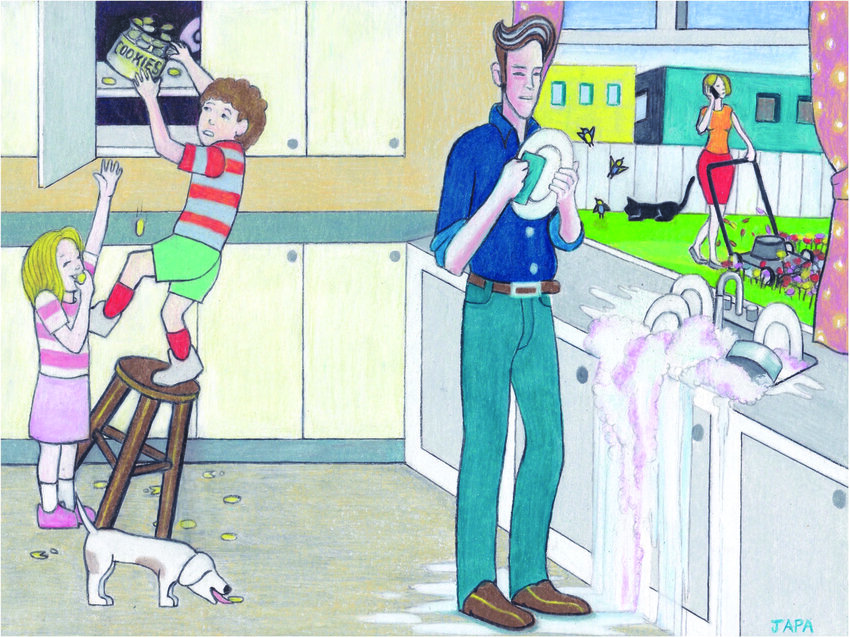
#> input picture cookie_nueva_original.png, 850 x 638 px
$ python define_aois.py ../../../../../cookie_nueva_original.png
#> lines starting #> are read from the running program, lines starting #| are printed output that depends on the picture; after the words box and inside, x2 and y2 are one past the last pixel; in counts of white or black regions, pixels touching at a corner belong together
"""
Interactive AOI annotation tool.

Step 02 of the eye tracking pipeline.

Draw rectangular AOIs on a stimulus image and export
normalized coordinates to CSV.
"""
from __future__ import annotations

import argparse
import csv
from pathlib import Path

import cv2

from configs.paths import METADATA_DIR

# ==========================================================
# AOIs
# ==========================================================

OLD_AOIS = [

    "mother" ,
    "children"

]

NEW_AOIS = [
    "father",
    "mother",
    "children",
    "dog",
]

# ==========================================================
# Globals
# ==========================================================

drawing = False

ix = -1
iy = -1

cx = -1
cy = -1

current_index = 0

aois = []
image = None
canvas = None
image_name = None
aoi_names = []

# ==========================================================
# Helpers
# ==========================================================

def current_aoi():
    if current_index >= len(aoi_names):
        return None
    return aoi_names[current_index]


def redraw():
    global canvas
    canvas = image.copy()
    for row in aois:
        h, w = image.shape[:2]

        x1 = int(row["x_min"] * w)
        y1 = int(row["y_min"] * h)

        x2 = int(row["x_max"] * w)
        y2 = int(row["y_max"] * h)

        cv2.rectangle(
            canvas,
            (x1, y1),
            (x2, y2),
            (0,255,0),
            2,
        )

        cv2.putText(
            canvas,
            row["aoi"],
            (x1,y1-5),
            cv2.FONT_HERSHEY_SIMPLEX,
            0.6,
            (0,255,0),
            2,
        )

    title = current_aoi()

    if title is None:

        title = "Finished - Press ESC"

    cv2.putText(

        canvas,

        f"Draw: {title}",

        (20,40),

        cv2.FONT_HERSHEY_SIMPLEX,

        1,

        (255,0,0),

        2,

    )

    # ==========================================================
# Mouse callback
# ==========================================================

# [86 lines left out: function mouse_callback, not called in this run]


# ==========================================================
# Save
# ==========================================================

def save_csv():

    METADATA_DIR.mkdir(
        parents=True,
        exist_ok=True,
    )

    output = (
        METADATA_DIR /
        f"aois_{image_name}.csv"
    )

    with open(
        output,
        "w",
        newline="",
        encoding="utf-8",
    ) as f:

        writer = csv.DictWriter(
            f,
            fieldnames=[
                "image",
                "aoi",
                "x_min",
                "y_min",
                "x_max",
                "y_max",
            ],

        )

        writer.writeheader()
        writer.writerows(
            aois

        )

    print()
    print(f"Saved {len(aois)} AOIs")
    print(output)

    # ==========================================================
# Main
# ==========================================================

def main():
    global image
    global canvas
    global image_name
    global aoi_names
    global current_index

    parser = argparse.ArgumentParser(

        description="Interactive AOI annotation tool."

    )

    parser.add_argument(

        "image",

        type=Path,

        help="Path to stimulus image.",

    )

    args = parser.parse_args()

    image_path = args.image

    if not image_path.exists():

        raise FileNotFoundError(image_path)

    stem = image_path.stem.lower()

    if "nueva" in stem:

        image_name = "lamina_nueva"

        aoi_names = NEW_AOIS

    elif "vieja" in stem:

        image_name = "lamina_vieja"

        aoi_names = OLD_AOIS

    else:

        raise ValueError(

            "Image name must contain 'nueva' or 'vieja'."

        )

    image = cv2.imread(

        str(image_path)

    )
#> image is the input picture: shape (638, 850, 3); mean B, G, R 196.1, 202.2, 184.9

    if image is None:

        raise RuntimeError(

            f"Could not load {image_path}"

        )

    redraw()
#> in redraw, `cv2.putText(  canvas,  f"Draw: {title}",  (20,40),  cv2.FONT_HERSHEY_S..`:
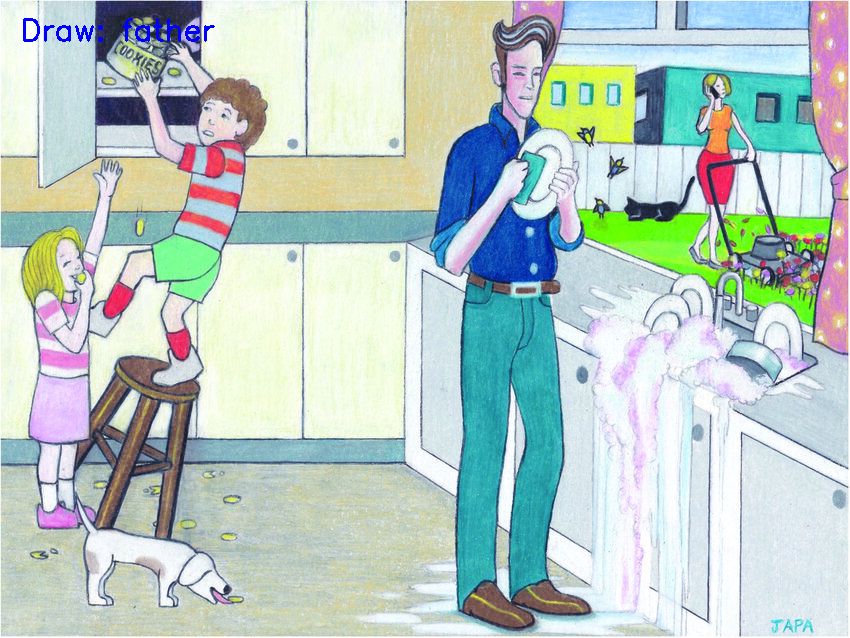
#> canvas: shape (638, 850, 3); 0.23% of pixels changed, all inside (x1, y1, x2, y2) = (23, 18, 215, 42)

    cv2.namedWindow(

        "AOI Annotator",

        cv2.WINDOW_NORMAL,

    )

    cv2.setMouseCallback(

        "AOI Annotator",

        mouse_callback,

    )

    print()

    print("=" * 60)

    print("AOI ANNOTATOR")

    print("=" * 60)

    print()

    print(f"Image : {image_name}")

    print()

    print("Controls")

    print("--------")

    print("Draw rectangle with the mouse")

    print("Backspace -> delete last AOI")

    print("ESC -> save and exit")

    print()

    while True:

        cv2.imshow(

            "AOI Annotator",

            canvas,

        )

        key = cv2.waitKey(20) & 0xFF
#> (key Esc is pressed here)

        if key == 27:

            break

        elif key in (8, 127):

            if len(aois) > 0:

                aois.pop()

                current_index -= 1

                redraw()

    cv2.destroyAllWindows()

    save_csv()


if __name__ == "__main__":

    main()

$ run again, on cookie_vieja_invertida.png
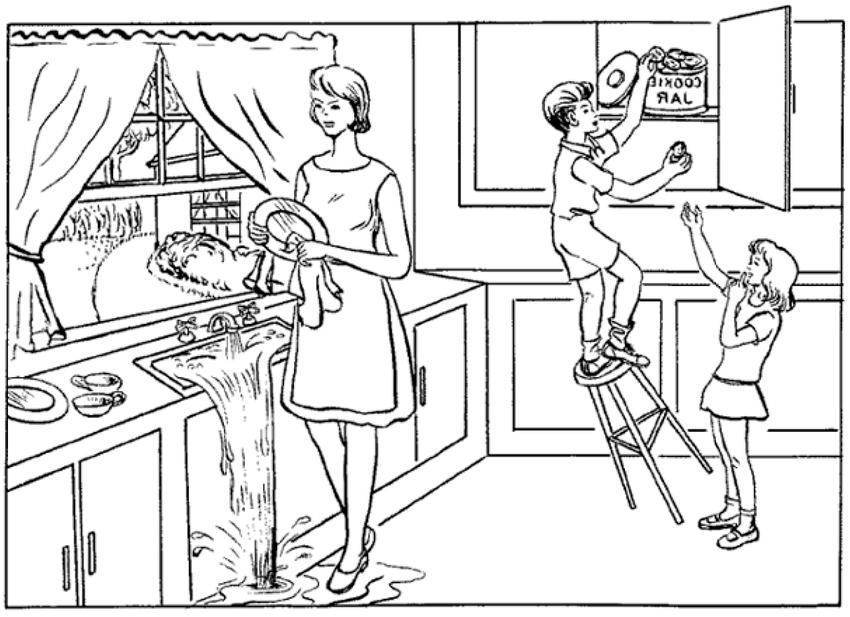
#> input picture cookie_vieja_invertida.png, 850 x 617 px
#> in main, image is the input picture: shape (617, 850, 3); mean B, G, R 223.7, 223.7, 223.7
#> in redraw, `cv2.putText(  canvas,  f"Draw: {title}",  (20,40),  cv2.FONT_HERSHEY_S..`:
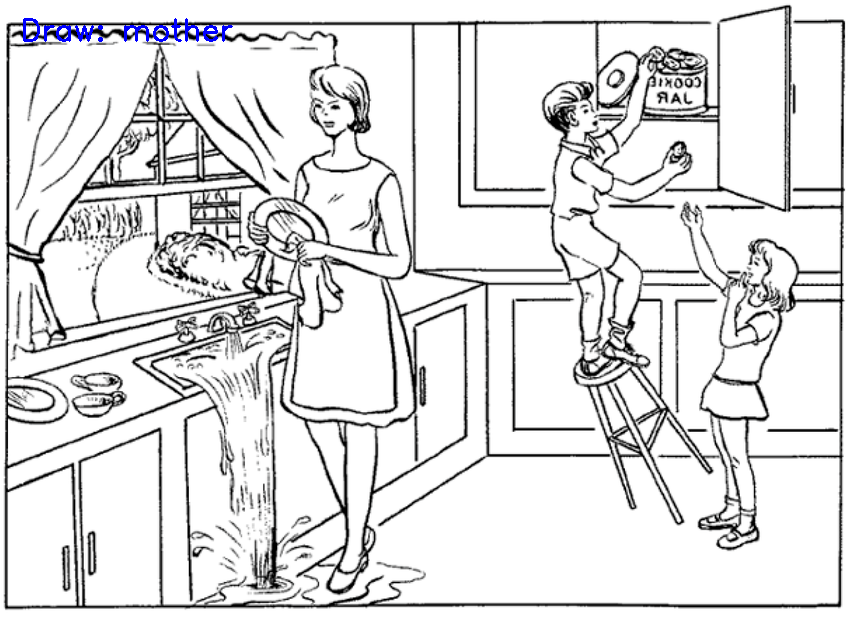
#> canvas: shape (617, 850, 3); 0.26% of pixels changed, all inside (x1, y1, x2, y2) = (23, 18, 233, 42)

$ run again, on cookie_vieja_original.png
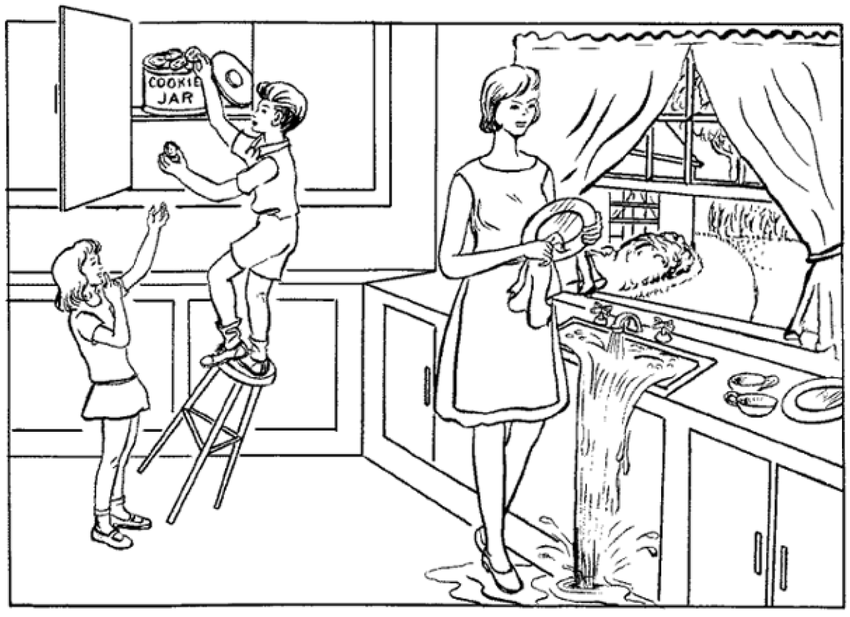
#> input picture cookie_vieja_original.png, 850 x 617 px
#> in main, image is the input picture: shape (617, 850, 3); min 0, max 255, mean 223.9
#> in redraw, `cv2.putText(  canvas,  f"Draw: {title}",  (20,40),  cv2.FONT_HERSHEY_S..`:
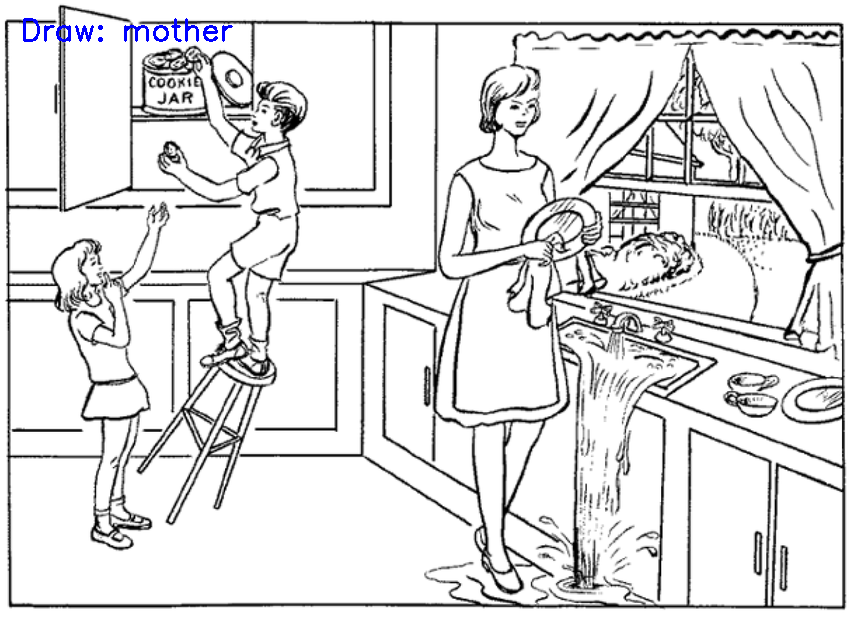
#> canvas: shape (617, 850, 3); 0.26% of pixels changed, all inside (x1, y1, x2, y2) = (23, 18, 233, 42)

$ run again, on lamina_nueva_invertida.png
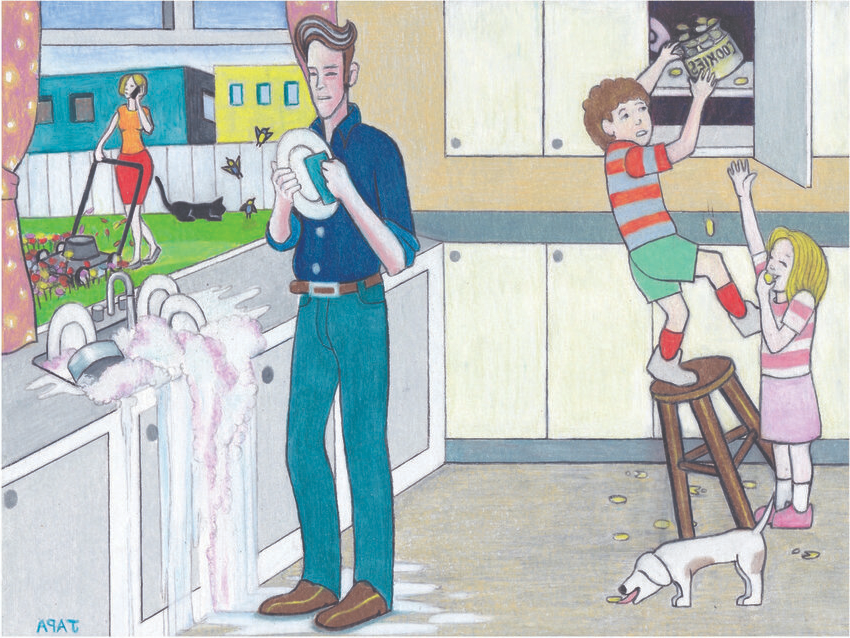
#> input picture lamina_nueva_invertida.png, 850 x 638 px
#> in main, image is the input picture: shape (638, 850, 3); mean B, G, R 188.8, 191.2, 182.9
#> in redraw, `cv2.putText(  canvas,  f"Draw: {title}",  (20,40),  cv2.FONT_HERSHEY_S..`:
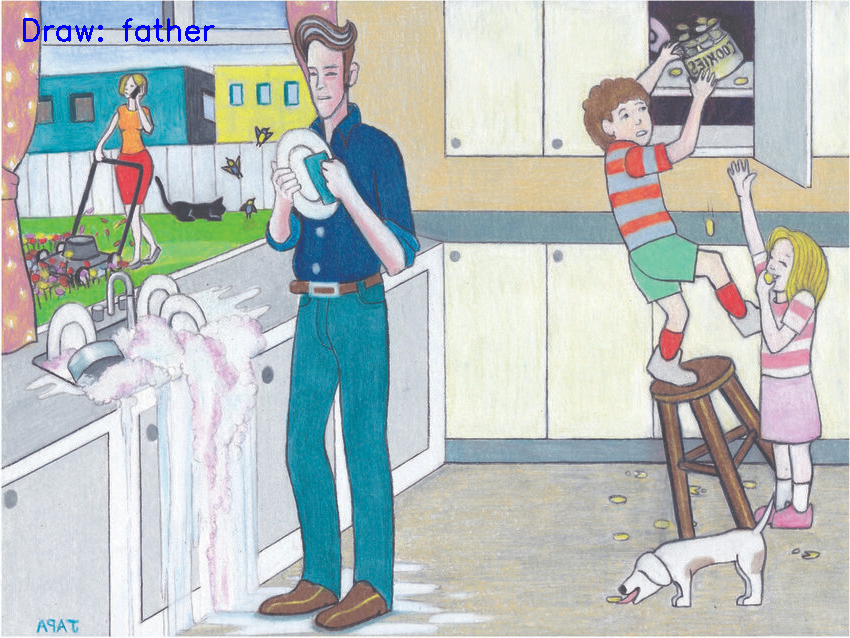
#> canvas: shape (638, 850, 3); 0.23% of pixels changed, all inside (x1, y1, x2, y2) = (23, 18, 215, 42)
